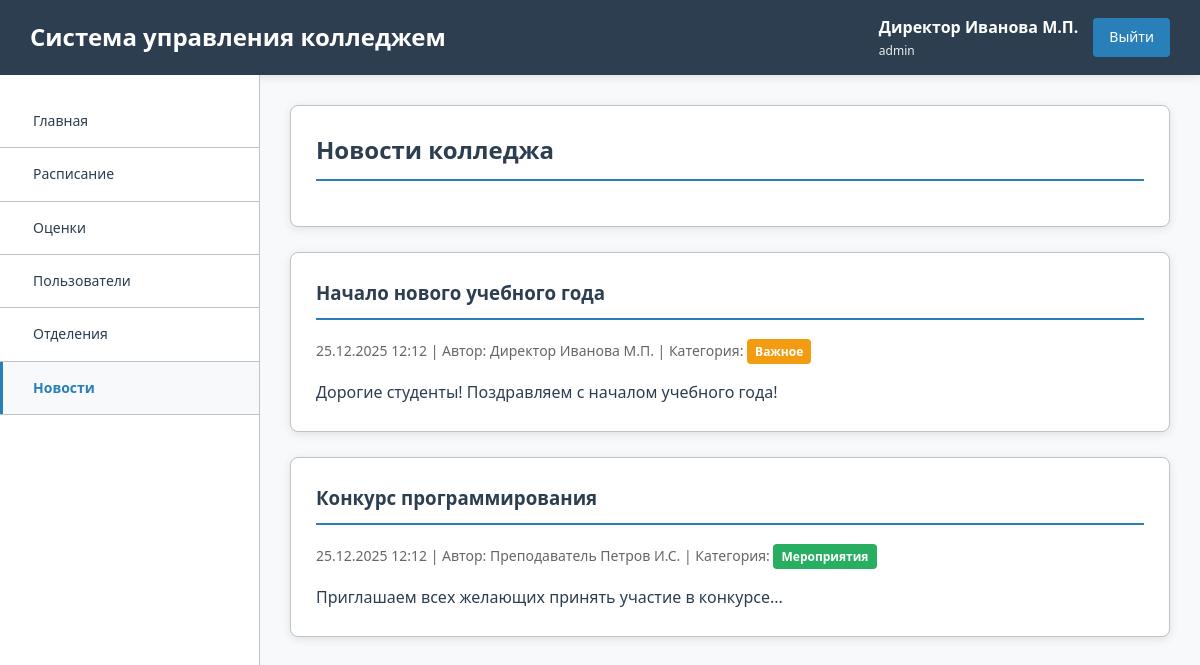
The app's page /news.php (signed in) with its own data.
### tables this page shows
CREATE TABLE news (
    id INT AUTO_INCREMENT PRIMARY KEY,
    title VARCHAR(200) NOT NULL,
    content TEXT NOT NULL,
    author_id INT,
    category ENUM('general', 'academic', 'events', 'important') DEFAULT 'general',
    is_published BOOLEAN DEFAULT TRUE,
    created_at TIMESTAMP DEFAULT CURRENT_TIMESTAMP,
    FOREIGN KEY (author_id) REFERENCES users(id)
);

CREATE TABLE users (
    id INT AUTO_INCREMENT PRIMARY KEY,
    username VARCHAR(50) NOT NULL UNIQUE,
    password VARCHAR(255) NOT NULL,
    role ENUM('admin', 'teacher', 'student', 'staff') NOT NULL,
    full_name VARCHAR(100) NOT NULL,
    email VARCHAR(100),
    phone VARCHAR(20),
    created_at TIMESTAMP DEFAULT CURRENT_TIMESTAMP
);

### config.php (called while the page is built, shortened)
<?php
function escape($data) {
    return htmlspecialchars($data, ENT_QUOTES, 'UTF-8');
}
?>

### news.php (the view, shortened to what this page needs)
<?php
require_once 'header.php';
$news = $pdo->query("SELECT n.*, u.full_name FROM news n LEFT JOIN users u ON n.author_id = u.id WHERE is_published = TRUE ORDER BY created_at DESC")->fetchAll();
?>
<div class="card">
    <h2>Новости колледжа</h2>
</div>
<?php if ($news): ?>
    <?php foreach ($news as $item): ?>
    <div class="card" id="news-<?php echo $item['id']; ?>">
        <h3><?php echo escape($item['title']); ?></h3>
        <p style="color: #666; font-size: 14px; margin-bottom: 15px;">
            <?php echo date('d.m.Y H:i', strtotime($item['created_at'])); ?> |
            Автор: <?php echo escape($item['full_name']); ?> |
            Категория:
            <span class="badge <?php
                echo $item['category'] == 'important' ? 'badge-warning' :
                     ($item['category'] == 'events' ? 'badge-success' : 'badge-primary');
            ?>">
                <?php
                $categories = [
                    'general' => 'Общее',
                    'academic' => 'Учебное',
                    'events' => 'Мероприятия',
                    'important' => 'Важное'
                ];
                echo $categories[$item['category']];
                ?>
            </span>
        </p>
        <div style="line-height: 1.8;">
            <?php echo nl2br(escape($item['content'])); ?>
        </div>
    </div>
    <?php endforeach; ?>
<?php else: ?>
    <div class="card">
        <p style="text-align: center; color: #666; padding: 20px;">Новостей пока нет</p>
    </div>
<?php endif; ?>
</div>
</body>
</html>

### college_style.css (style rules this page uses)
:root { --primary-color: #2c3e50; --primary-light: #34495e; --secondary-color: #2980b9; --accent-color: #27ae60; --warning-color: #e67e22; --danger-color: #e74c3c; --light-color: #ecf0f1; --dark-color: #2c3e50; --border-color: #bdc3c7; --shadow: 0 2px 10px rgba(0,0,0,0.1); --shadow-hover: 0 5px 20px rgba(0,0,0,0.15); }
* { margin: 0; padding: 0; box-sizing: border-box; }
body { font-family: 'Segoe UI', Tahoma, Geneva, Verdana, sans-serif; background: #f8f9fa; color: var(--dark-color); line-height: 1.6; }
.card { background: white; padding: 25px; border-radius: 8px; box-shadow: var(--shadow); margin-bottom: 25px; border: 1px solid var(--border-color); }
.card h2, .card h3 { color: var(--primary-color); margin-bottom: 20px; padding-bottom: 10px; border-bottom: 2px solid var(--secondary-color); }
.badge { padding: 4px 8px; border-radius: 4px; font-size: 12px; font-weight: bold; }
.badge-success { background: #27ae60; color: white; }
.badge-warning { background: #f39c12; color: white; }

### records on screen
news: title "Начало нового учебного года", created_at "25.12.2025 12:12", author.full_name "Директор Иванова М.П.", category "Важное", content "Дорогие студенты! Поздравляем с началом учебного года!"
news: title "Конкурс программирования", created_at "25.12.2025 12:12", author.full_name "Преподаватель Петров И.С.", category "Мероприятия", content "Приглашаем всех желающих принять участие в конкурсе..."

### other values on screen
$_SESSION['full_name'] "Директор Иванова М.П."
$_SESSION['role'] "admin"
